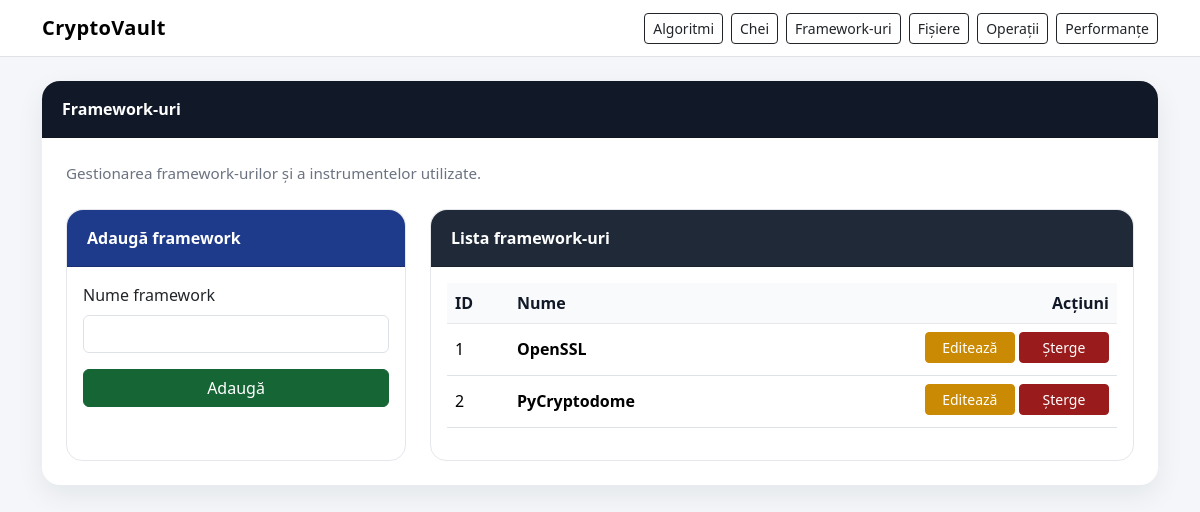
The page /frameworks on the database as committed earlier.
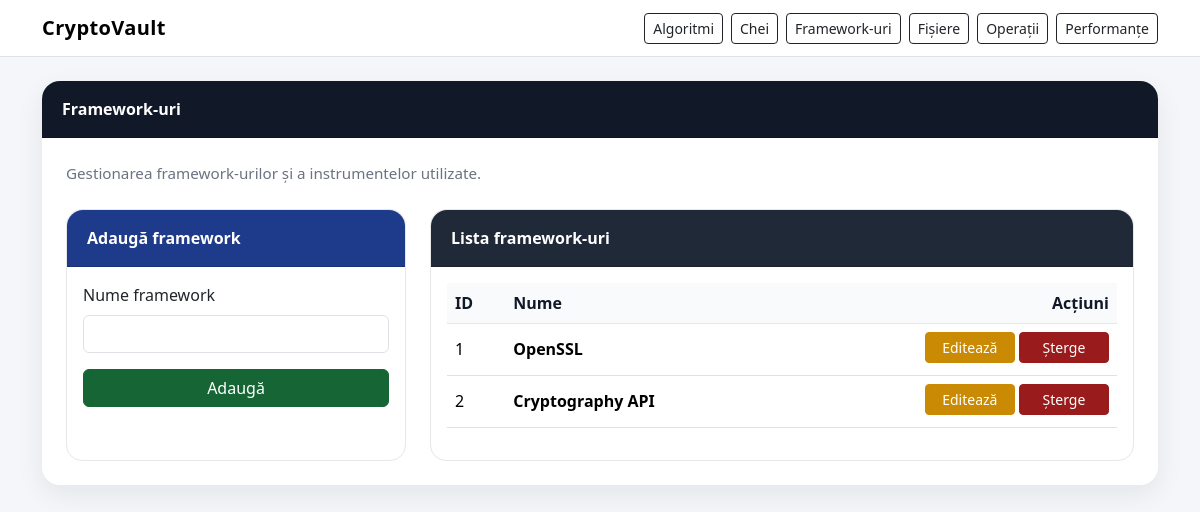
The same page on the database as committed later.
### models.py (models this page shows)
class Framework(Base):
    __tablename__ = "frameworks"
    id = Column(Integer, primary_key=True, index=True)
    name = Column(String(100), nullable=False, unique=True)
    performances = relationship("Performance", back_populates="framework", cascade="all, delete-orphan")

### app_web.py (the view)
@app.route("/frameworks")
def show_frameworks():
    db = database.get_session()
    try:
        edit_framework_id = request.args.get("edit_framework", type=int)
        frameworks = crud.get_all_frameworks(db)
        edit_framework = crud.get_framework_by_id(db, edit_framework_id) if edit_framework_id else None
        return render_template("frameworks.html", frameworks=frameworks, edit_framework=edit_framework)
    finally:
        db.close()

### crud.py (called while the page is built)
def get_all_frameworks(db: Session):
    return db.query(models.Framework).order_by(models.Framework.id).all()

### database.py (called while the page is built)
@event.listens_for(engine, "connect")
def enable_sqlite_foreign_keys(dbapi_connection, connection_record):
    cursor = dbapi_connection.cursor()
    cursor.execute("PRAGMA foreign_keys=ON")
    cursor.close()

def get_session():
    return SessionLocal()

### templates/frameworks.html (shortened to what this page needs)
{% extends "base.html" %}
{% block content %}
<div class="card section-card">
    <div class="card-header">
        <div class="d-flex justify-content-between align-items-center flex-wrap gap-2">
            <span>Framework-uri</span>
        </div>
    </div>
    <div class="card-body p-4">
        <p class="section-subtitle mb-4">Gestionarea framework-urilor și a instrumentelor utilizate.</p>
        <div class="row g-4">
            <div class="col-lg-4">
                <div class="card form-card h-100">
                    <div class="card-header">
                        {{ "Editează framework" if edit_framework else "Adaugă framework" }}
                    </div>
                    <div class="card-body">
                        <form action="{{ url_for('save_framework') }}" method="post">
                            <div class="mb-3">
                                <label class="form-label">Nume framework</label>
                                <input type="text" name="name" class="form-control"
                                       value="{{ edit_framework.name if edit_framework else '' }}" required>
                            </div>
                            <button type="submit" class="btn btn-success w-100">
                                {{ "Actualizează" if edit_framework else "Adaugă" }}
                            </button>
                        </form>
                    </div>
                </div>
            </div>
            <div class="col-lg-8">
                <div class="card table-card h-100">
                    <div class="card-header">Lista framework-uri</div>
                    <div class="card-body">
                        <div class="table-responsive">
                            <table class="table table-hover align-middle">
                                <thead>
                                    <tr>
                                        <th>ID</th>
                                        <th>Nume</th>
                                        <th class="text-end">Acțiuni</th>
                                    </tr>
                                </thead>
                                <tbody>
                                {% for framework in frameworks %}
                                    <tr>
                                        <td>{{ framework.id }}</td>
                                        <td><strong>{{ framework.name }}</strong></td>
                                        <td class="text-end">
                                            <a href="{{ url_for('show_frameworks', edit_framework=framework.id) }}" class="btn btn-warning btn-sm btn-action">Editează</a>
                                            <a href="{{ url_for('delete_framework', framework_id=framework.id) }}" class="btn btn-danger btn-sm btn-action"
                                               onclick="return confirm('Sigur vrei să ștergi acest framework? Vor fi șterse și performanțele asociate.')">Șterge</a>
                                        </td>
                                    </tr>
                                {% else %}
                                    <tr>
                                        <td colspan="3" class="text-center text-muted py-4">Nu există framework-uri în baza de date.</td>
                                    </tr>
                                {% endfor %}
                                </tbody>
                            </table>
                        </div>
                    </div>
                </div>
            </div>
        </div>
    </div>
</div>
{% endblock %}

Rows that differ between the two databases and show on the page:
changed Framework id 2: name "PyCryptodome" → "Cryptography API"
